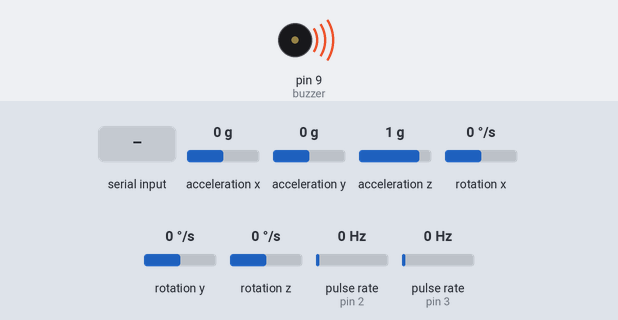
A sketch run on a simulated Arduino Uno, built with avr-gcc and run on an emulated ATmega328P. Parts: buzzer (waves = sounding). Wiring (inferred from the names in the program): 2 × pulse sensor: data pin 2 / data pin 3. The test bench sets the inputs (shaded band); at power-on: acceleration x 0 g, acceleration y 0 g, acceleration z 1 g, rotation x 0 °/s, rotation y 0 °/s, rotation z 0 °/s, pulse rate (sensors on pin 2, pin 3) 0 Hz. What the sketch prints to the serial monitor is not drawn.

Above: at 6.1 s.
At 7.7 s:
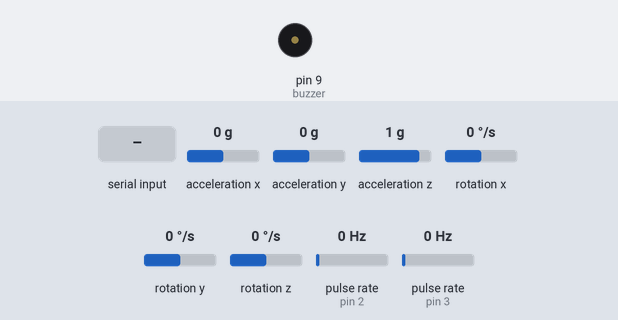
7.8 s: byte 1 (1) received over Serial
Timing chart, 0 to 10.8 s (numbered marks = the images above; inputs shaded):
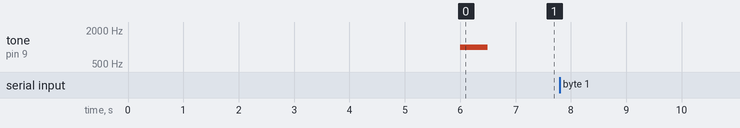

Measured:
- after the input at 7.8 s, every drawn part: stays the same

The sketch:

final_code_second_chip.ino
```cpp
/*

███████╗██╗███╗░░██╗░█████╗░██╗░░░░░
██╔════╝██║████╗░██║██╔══██╗██║░░░░░
█████╗░░██║██╔██╗██║███████║██║░░░░░
██╔══╝░░██║██║╚████║██╔══██║██║░░░░░
██║░░░░░██║██║░╚███║██║░░██║███████╗
╚═╝░░░░░╚═╝╚═╝░░╚══╝╚═╝░░╚═╝╚══════╝

╔═╗╔═╦═╗╔═╦═══╗
║║╚╝║║║╚╝║║╔═╗║
║╔╗╔╗║╔╗╔╗║╚══╗
║║║║║║║║║║╠══╗║
║║║║║║║║║║║╚═╝║
╚╝╚╝╚╩╝╚╝╚╩═══╝
 *  Programme for 2nd Chip
 * version 2.0
 * 24.09.2022   19.50
 *
 * encoders
 * Gyro
 */

#include <MPU6050_tockn.h>
#include <Wire.h>

MPU6050 mpu6050(Wire);
const int Lencoder = 2;
const int Rencoder = 3;
const int buzzer = 9; //buzzer to arduino pin 9

volatile long int Lsteps=0;
volatile long int Rsteps=0;
int distance = 0;
const int circumstance = 12 ;


void setup() {

  Serial.begin(9600);
  Wire.begin();
  Serial.println("Second chip");
  mpu6050.begin();
  mpu6050.calcGyroOffsets(true);
  pinMode(buzzer, OUTPUT);
  pinMode(Lencoder,INPUT);
  pinMode(Rencoder,INPUT);
  attachInterrupt(digitalPinToInterrupt(Lencoder),count_L_steps,RISING);
  attachInterrupt(digitalPinToInterrupt(Rencoder),count_R_steps,RISING);
  delay(3000);
  tone(buzzer, 1000); // Send 1KHz sound signal...
  delay(500);
  noTone(buzzer);

}

void loop() {
  mpu6050.update();
  distance = (Lsteps*circumstance)/20;

  if(Serial.available()){
    if(Serial.read() == 1){
      Serial.write(distance);}
     if(Serial.read() == 0){
      Lsteps = 0;
      Rsteps = 0;}
     if(Serial.read() == 2){
      int angle = mpu6050.getAngleZ();
      Serial.write(angle);}
      }


}


/*
╔═══╦╗─╔╦═╗─╔╦═══╦════╦══╦═══╦═╗─╔╦═══╗
║╔══╣║─║║║╚╗║║╔═╗║╔╗╔╗╠╣╠╣╔═╗║║╚╗║║╔═╗║
║╚══╣║─║║╔╗╚╝║║─╚╩╝║║╚╝║║║║─║║╔╗╚╝║╚══╗
║╔══╣║─║║║╚╗║║║─╔╗─║║──║║║║─║║║╚╗║╠══╗║
║║──║╚═╝║║─║║║╚═╝║─║║─╔╣╠╣╚═╝║║─║║║╚═╝║
╚╝──╚═══╩╝─╚═╩═══╝─╚╝─╚══╩═══╩╝─╚═╩═══╝
*/

void count_L_steps(){
  Lsteps +=1;
}

void count_R_steps(){
  Rsteps +=1;
}
```
